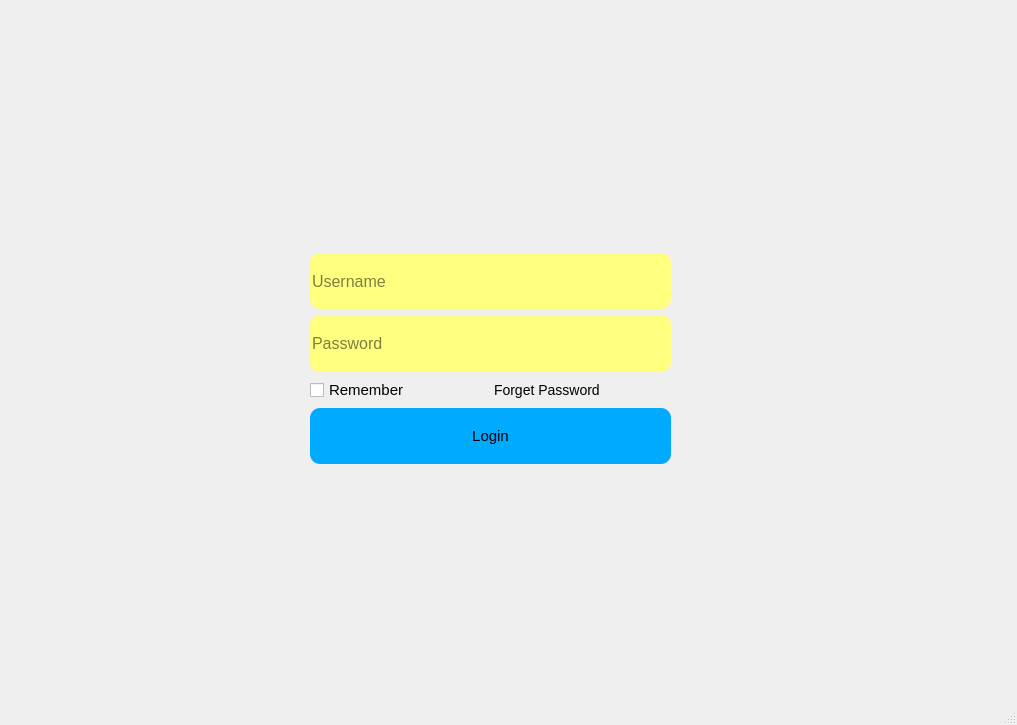
<?xml version="1.0" encoding="UTF-8"?>
<ui version="4.0">
 <class>MainWindow</class>
 <widget class="QMainWindow" name="MainWindow">
  <property name="geometry">
   <rect>
    <x>0</x>
    <y>0</y>
    <width>1017</width>
    <height>725</height>
   </rect>
  </property>
  <property name="windowTitle">
   <string>MainWindow</string>
  </property>
  <widget class="QWidget" name="centralwidget">
   <widget class="QFrame" name="frame">
    <property name="geometry">
     <rect>
      <x>40</x>
      <y>10</y>
      <width>951</width>
      <height>661</height>
     </rect>
    </property>
    <property name="styleSheet">
     <string notr="true">*{
font-size:15px;
font-style:MingLiU-ExtB;
}
QFrame{
border:sold 10px rgba(0,0,0);
background-image:url(:/image/background.jpg);
}
QLineEdit{
font-size:16px;
border-style:outset;
border-radius:10px;
font-style:MingLiU-ExtB;
}
QPushButton{
border-style:outset;
border-radius:10px;
font-style:MingLiU-ExtB;
}
QPushButton:pressed{
border-style:inset;
font-style:MingLiU-ExtB;
}
QCheckBox{
font-style:MingLiU-ExtB;
}
QLabel{
font-style:MingLiU-ExtB;
font-size:14px;
}
</string>
    </property>
    <property name="frameShape">
     <enum>QFrame::StyledPanel</enum>
    </property>
    <property name="frameShadow">
     <enum>QFrame::Raised</enum>
    </property>
    <widget class="QLabel" name="label">
     <property name="geometry">
      <rect>
       <x>370</x>
       <y>100</y>
       <width>151</width>
       <height>131</height>
      </rect>
     </property>
     <property name="styleSheet">
      <string notr="true">
border-image: url(:/image/LOGO.png);</string>
     </property>
     <property name="text">
      <string/>
     </property>
    </widget>
    <widget class="QWidget" name="layoutWidget">
     <property name="geometry">
      <rect>
       <x>270</x>
       <y>243</y>
       <width>361</width>
       <height>211</height>
      </rect>
     </property>
     <layout class="QGridLayout" name="gridLayout">
      <item row="0" column="0" colspan="2">
       <widget class="QLineEdit" name="lineEdit_2">
        <property name="sizePolicy">
         <sizepolicy hsizetype="Preferred" vsizetype="Preferred">
          <horstretch>0</horstretch>
          <verstretch>0</verstretch>
         </sizepolicy>
        </property>
        <property name="styleSheet">
         <string notr="true">background-color: rgb(255, 255, 127);</string>
        </property>
        <property name="placeholderText">
         <string>Username</string>
        </property>
       </widget>
      </item>
      <item row="1" column="0" colspan="2">
       <widget class="QLineEdit" name="lineEdit">
        <property name="sizePolicy">
         <sizepolicy hsizetype="Preferred" vsizetype="Preferred">
          <horstretch>0</horstretch>
          <verstretch>0</verstretch>
         </sizepolicy>
        </property>
        <property name="styleSheet">
         <string notr="true">background-color: rgb(255, 255, 127);</string>
        </property>
        <property name="placeholderText">
         <string>Password</string>
        </property>
       </widget>
      </item>
      <item row="2" column="0">
       <widget class="QCheckBox" name="checkBox">
        <property name="text">
         <string>Remember</string>
        </property>
       </widget>
      </item>
      <item row="2" column="1">
       <widget class="QLabel" name="label_2">
        <property name="text">
         <string>Forget Password</string>
        </property>
       </widget>
      </item>
      <item row="3" column="0" colspan="2">
       <widget class="QPushButton" name="pushButton">
        <property name="sizePolicy">
         <sizepolicy hsizetype="Preferred" vsizetype="Preferred">
          <horstretch>0</horstretch>
          <verstretch>0</verstretch>
         </sizepolicy>
        </property>
        <property name="styleSheet">
         <string notr="true">background-color: rgb(0, 170, 255);</string>
        </property>
        <property name="text">
         <string>Login</string>
        </property>
       </widget>
      </item>
     </layout>
    </widget>
   </widget>
  </widget>
  <widget class="QMenuBar" name="menubar">
   <property name="geometry">
    <rect>
     <x>0</x>
     <y>0</y>
     <width>1017</width>
     <height>26</height>
    </rect>
   </property>
  </widget>
  <widget class="QStatusBar" name="statusbar"/>
 </widget>
 <resources>
  <include location="image.qrc"/>
 </resources>
 <connections/>
</ui>
